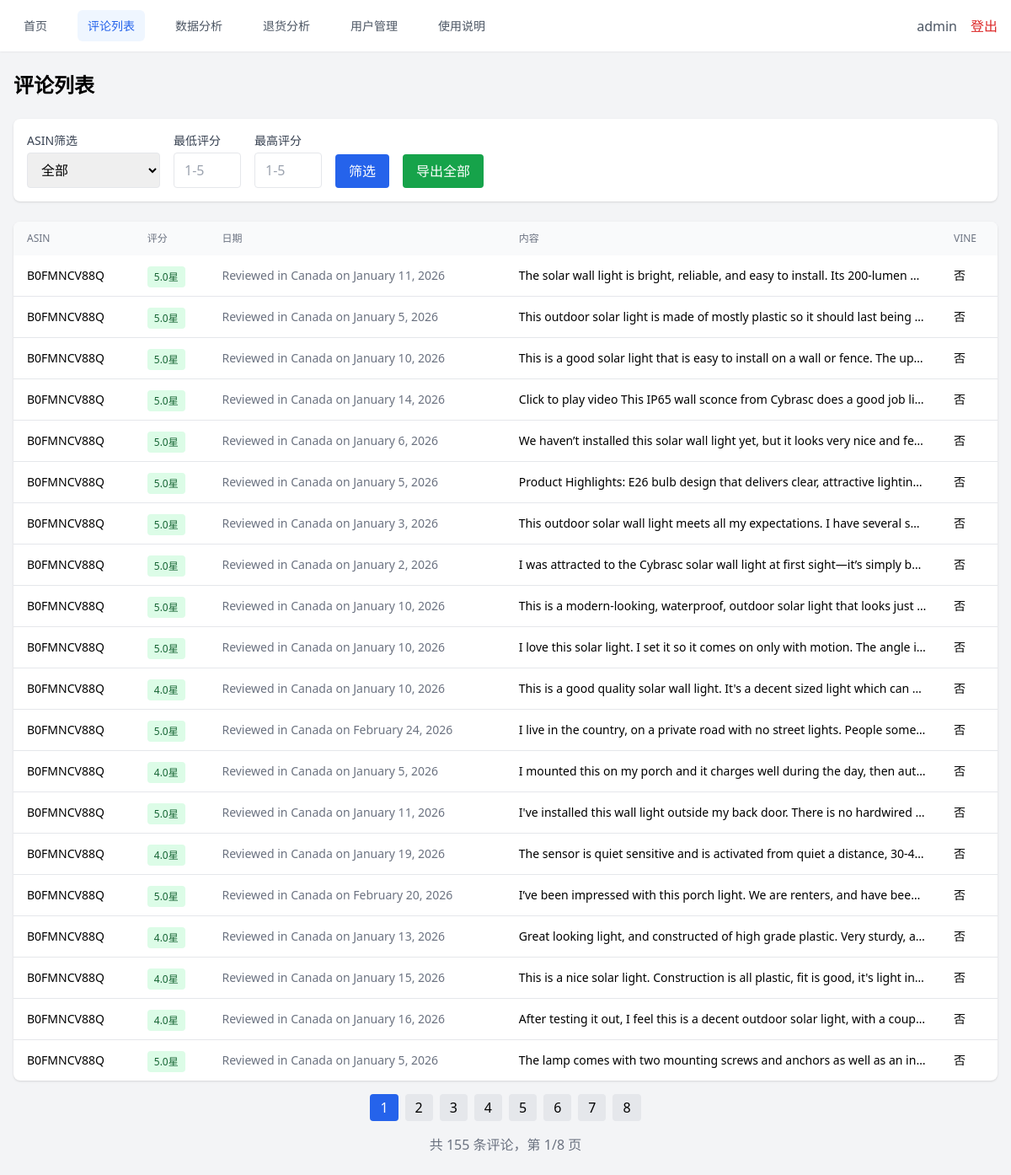
The app's page /reviews (signed in) with its own data.
### tables this page shows
CREATE TABLE reviews (
                id INTEGER PRIMARY KEY AUTOINCREMENT,
                asin TEXT NOT NULL,
                brand TEXT NOT NULL,
                rating REAL,
                date TEXT,
                content TEXT,
                is_vine INTEGER DEFAULT 0,
                collected_at TEXT
            );

### web/routes/reviews.py (the view)
@router.get("/reviews")
@login_required
async def reviews_page(
    request: Request,
    asin: str = Query(None),
    min_rating: str = Query(None),
    max_rating: str = Query(None),
    page: int = Query(1, ge=1)
):
    current_user = get_current_user(request)
    asin = asin if asin else None
    try:
        min_rating = int(min_rating) if min_rating else None
    except ValueError:
        min_rating = None
    try:
        max_rating = int(max_rating) if max_rating else None
    except ValueError:
        max_rating = None
    db = DatabaseStore()
    all_reviews = db.get_all_reviews()
    if asin:
        all_reviews = [r for r in all_reviews if r.asin == asin]
    if min_rating is not None:
        all_reviews = [r for r in all_reviews if r.rating >= min_rating]
    if max_rating is not None:
        all_reviews = [r for r in all_reviews if r.rating <= max_rating]
    page_size = 20
    total = len(all_reviews)
    start = (page - 1) * page_size
    end = start + page_size
    reviews = all_reviews[start:end]
    all_db_reviews = db.get_all_reviews()
    asins = list(set(r.asin for r in all_db_reviews))
    db.close()
    return templates.TemplateResponse("reviews.html", {
        "request": request,
        "current_user": current_user,
        "reviews": reviews,
        "asins": asins,
        "filters": {
            "asin": asin if asin else "",
            "min_rating": min_rating if min_rating else "",
            "max_rating": max_rating if max_rating else ""
        },
        "pagination": {
            "page": page,
            "total": total,
            "pages": (total + page_size - 1) // page_size if total > 0 else 0
        }
    })

### web/templates/reviews.html (shortened to what this page needs)
{% extends "base.html" %}
{% block content %}
<h1 class="text-2xl font-bold mb-6">评论列表</h1>
<div class="bg-white rounded-lg shadow p-4 mb-6">
    <form method="get" class="flex flex-wrap gap-4 items-end">
        <div>
            <label class="block text-gray-700 text-sm mb-1">ASIN筛选</label>
            <select name="asin" class="border rounded px-3 py-2">
                <option value="">全部</option>
            </select>
        </div>
        <div>
            <label class="block text-gray-700 text-sm mb-1">最低评分</label>
            <input type="number" name="min_rating" min="1" max="5" value="{{ filters.min_rating or '' }}"
                class="border rounded px-3 py-2 w-20" placeholder="1-5">
        </div>
        <div>
            <label class="block text-gray-700 text-sm mb-1">最高评分</label>
            <input type="number" name="max_rating" min="1" max="5" value="{{ filters.max_rating or '' }}"
                class="border rounded px-3 py-2 w-20" placeholder="1-5">
        </div>
        <button type="submit" class="bg-blue-600 text-white px-4 py-2 rounded hover:bg-blue-700">
            筛选
        </button>
        <a href="/reviews/export" class="bg-green-600 text-white px-4 py-2 rounded hover:bg-green-700">
            导出全部
        </a>
    </form>
</div>
<div class="bg-white rounded-lg shadow overflow-hidden">
    <table class="min-w-full">
        <thead class="bg-gray-50">
            <tr>
                <th class="px-4 py-3 text-left text-xs font-medium text-gray-500 uppercase">ASIN</th>
                <th class="px-4 py-3 text-left text-xs font-medium text-gray-500 uppercase">评分</th>
                <th class="px-4 py-3 text-left text-xs font-medium text-gray-500 uppercase">日期</th>
                <th class="px-4 py-3 text-left text-xs font-medium text-gray-500 uppercase">内容</th>
                <th class="px-4 py-3 text-left text-xs font-medium text-gray-500 uppercase">Vine</th>
            </tr>
        </thead>
        <tbody class="divide-y divide-gray-200">
            {% for r in reviews %}
            <tr>
                <td class="px-4 py-3 text-sm">{{ r.asin }}</td>
                <td class="px-4 py-3">
                    <span class="px-2 py-1 text-xs rounded
                        {% if r.rating <= 2 %}bg-red-100 text-red-800
                        {% elif r.rating == 3 %}bg-yellow-100 text-yellow-800
                        {% else %}bg-green-100 text-green-800{% endif %}">
                        {{ r.rating }}星
                    </span>
                </td>
                <td class="px-4 py-3 text-sm text-gray-500">{{ r.date }}</td>
                <td class="px-4 py-3 text-sm max-w-md truncate">{{ r.content[:100] }}...</td>
                <td class="px-4 py-3 text-sm">{{ '是' if r.is_vine else '否' }}</td>
            </tr>
            {% endfor %}
        </tbody>
    </table>
</div>
{% if pagination.pages > 0 %}
<div class="mt-4 flex justify-center space-x-2">
    {% for p in range(1, pagination.pages + 1) %}
    <a href="?page={{ p }}&asin={{ filters.asin or '' }}&min_rating={{ filters.min_rating or '' }}&max_rating={{ filters.max_rating or '' }}"
        class="px-3 py-1 rounded {% if p == pagination.page %}bg-blue-600 text-white{% else %}bg-gray-200{% endif %}">
        {{ p }}
    </a>
    {% endfor %}
</div>
<div class="mt-4 text-center text-gray-500">
    共 {{ pagination.total }} 条评论，第 {{ pagination.page }}/{{ pagination.pages }} 页
</div>
{% endif %}
{% endblock %}

### web/templates/base.html (shortened to what this page needs)
<!DOCTYPE html>
<html lang="zh-CN">
<head>
    <script src="https://cdn.tailwindcss.com"></script>
    <link rel="stylesheet" href="/static/css/custom.css">
</head>
<body class="bg-gray-100 min-h-screen">
    {% if current_user %}
    <nav class="bg-white shadow-sm">
        <div class="max-w-7xl mx-auto px-4 py-3 flex justify-between items-center">
            <div class="flex space-x-6">
                <a href="/dashboard" class="nav-link {{ 'active' if request.url.path == '/dashboard' }}">首页</a>
                <a href="/reviews" class="nav-link {{ 'active' if request.url.path == '/reviews' }}">评论列表</a>
                <a href="/analytics" class="nav-link {{ 'active' if request.url.path == '/analytics' }}">数据分析</a>
                <a href="/return" class="nav-link {{ 'active' if request.url.path == '/return' }}">退货分析</a>
                <a href="/users" class="nav-link {{ 'active' if request.url.path == '/users' }}">用户管理</a>
                <a href="/help" class="nav-link {{ 'active' if request.url.path == '/help' }}">使用说明</a>
            </div>
            <div class="flex items-center space-x-4">
                <span class="text-gray-600">{{ current_user }}</span>
                <a href="/logout" class="text-red-600 hover:underline">登出</a>
            </div>
        </div>
    </nav>
    {% endif %}
    <main class="max-w-7xl mx-auto px-4 py-6">
        {% block content %}{% endblock %}
    </main>
</body>
</html>

### web/static/css/custom.css (style rules this page uses)
.nav-link { color: #4b5563; padding: 0.5rem 0.75rem; border-radius: 0.375rem; font-size: 0.875rem; font-weight: 500; text-decoration: none; transition: all 0.2s; }
.nav-link.active { color: #2563eb; background-color: #eff6ff; }

### records on screen
reviews: asin "B0FMNCV88Q", rating "5.0", date "Reviewed in Canada on January 11, 2026", content "The solar wall light is bright, reliable, and easy to install. Its 200-lumen…", is_vine "否"
reviews: asin "B0FMNCV88Q", rating "5.0", date "Reviewed in Canada on January 5, 2026", content "This outdoor solar light is made of mostly plastic so it should last being…", is_vine "否"
reviews: asin "B0FMNCV88Q", rating "5.0", date "Reviewed in Canada on January 10, 2026", content "This is a good solar light that is easy to install on a wall or fence. The up…", is_vine "否"
reviews: asin "B0FMNCV88Q", rating "5.0", date "Reviewed in Canada on January 14, 2026", content "Click to play video This IP65 wall sconce from Cybrasc does a good job li…", is_vine "否"
reviews: asin "B0FMNCV88Q", rating "5.0", date "Reviewed in Canada on January 6, 2026", content "We haven’t installed this solar wall light yet, but it looks very nice and fe…", is_vine "否"
reviews: asin "B0FMNCV88Q", rating "5.0", date "Reviewed in Canada on January 5, 2026", content "Product Highlights: E26 bulb design that delivers clear, attractive lightin…", is_vine "否"
reviews: asin "B0FMNCV88Q", rating "5.0", date "Reviewed in Canada on January 3, 2026", content "This outdoor solar wall light meets all my expectations. I have several s…", is_vine "否"
reviews: asin "B0FMNCV88Q", rating "5.0", date "Reviewed in Canada on January 2, 2026", content "I was attracted to the Cybrasc solar wall light at first sight—it’s simply b…", is_vine "否"
reviews: asin "B0FMNCV88Q", rating "5.0", date "Reviewed in Canada on January 10, 2026", content "This is a modern-looking, waterproof, outdoor solar light that looks just…", is_vine "否"
reviews: asin "B0FMNCV88Q", rating "5.0", date "Reviewed in Canada on January 10, 2026", content "I love this solar light. I set it so it comes on only with motion. The angle i…", is_vine "否"
reviews: asin "B0FMNCV88Q", rating "4.0", date "Reviewed in Canada on January 10, 2026", content "This is a good quality solar wall light. It's a decent sized light which can…", is_vine "否"
reviews: asin "B0FMNCV88Q", rating "5.0", date "Reviewed in Canada on February 24, 2026", content "I live in the country, on a private road with no street lights. People some…", is_vine "否"
reviews: asin "B0FMNCV88Q", rating "4.0", date "Reviewed in Canada on January 5, 2026", content "I mounted this on my porch and it charges well during the day, then aut…", is_vine "否"
reviews: asin "B0FMNCV88Q", rating "5.0", date "Reviewed in Canada on January 11, 2026", content "I've installed this wall light outside my back door. There is no hardwired…", is_vine "否"
reviews: asin "B0FMNCV88Q", rating "4.0", date "Reviewed in Canada on January 19, 2026", content "The sensor is quiet sensitive and is activated from quiet a distance, 30-4…", is_vine "否"
reviews: asin "B0FMNCV88Q", rating "5.0", date "Reviewed in Canada on February 20, 2026", content "I’ve been impressed with this porch light. We are renters, and have bee…", is_vine "否"
reviews: asin "B0FMNCV88Q", rating "4.0", date "Reviewed in Canada on January 13, 2026", content "Great looking light, and constructed of high grade plastic. Very sturdy, a…", is_vine "否"
reviews: asin "B0FMNCV88Q", rating "4.0", date "Reviewed in Canada on January 15, 2026", content "This is a nice solar light. Construction is all plastic, fit is good, it's light in…", is_vine "否"
reviews: asin "B0FMNCV88Q", rating "4.0", date "Reviewed in Canada on January 16, 2026", content "After testing it out, I feel this is a decent outdoor solar light, with a coup…", is_vine "否"
reviews: asin "B0FMNCV88Q", rating "5.0", date "Reviewed in Canada on January 5, 2026", content "The lamp comes with two mounting screws and anchors as well as an in…", is_vine "否"

### other values on screen
{{ current_user }} "admin"
{{ p }} "1" "2" "3" "4" "5" "6" "7" "8"
{{ pagination.total }} "155"
{{ pagination.page }} "1"
{{ pagination.pages }} "8"
